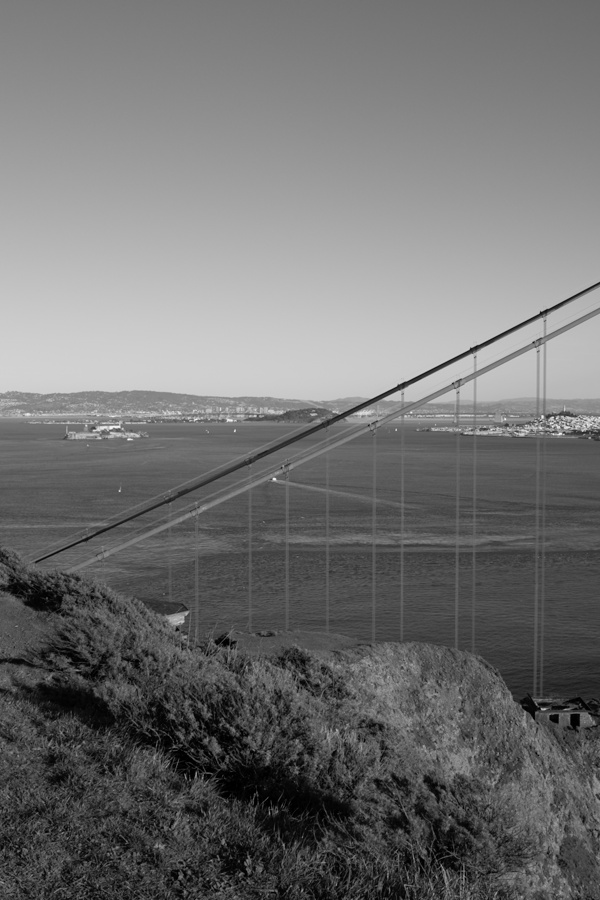
#> input picture 媒体计算/project1/data/goldengate/00.jpg, 600 x 900 px; its folder holds 4 pictures in this run
$ python align.py
#> lines starting #> are read from the running program, lines starting #| are printed output that depends on the picture
import argparse
from pathlib import Path
from typing import Tuple, List

import cv2
import numpy as np


def get_features(image: np.ndarray,
                 method: str
                 ) -> Tuple[List[cv2.KeyPoint], np.ndarray]:
    if method == 'sift':
        descriptor = cv2.SIFT_create()
    elif method == 'surf':
        descriptor = cv2.xfeatures2d.SURF_create()
    elif method == 'brisk':
        descriptor = cv2.BRISK_create()
    elif method == 'orb':
        descriptor = cv2.ORB_create()
    else:
        raise ValueError(f'Unsupported feature extractor {method}')

    # Get key points and feature descriptors
    key_points, features = descriptor.detectAndCompute(image, mask=None)
    return key_points, features


def get_matcher(method: str, cross_check: bool) -> cv2.BFMatcher:
    if method == 'sift' or method == 'surf':
        matcher = cv2.BFMatcher(cv2.NORM_L2, crossCheck=cross_check)
    elif method == 'orb' or method == 'brisk':
        matcher = cv2.BFMatcher(cv2.NORM_HAMMING, crossCheck=cross_check)
    else:
        raise ValueError(f'Invalid method {method}')

    return matcher


def get_bf_matches(src_feat: np.ndarray,
                   dst_feat: np.ndarray,
                   method: str
                   ) -> List[cv2.DMatch]:
    matcher = get_matcher(method, cross_check=True)

    # Match descriptors
    best_matches = matcher.match(src_feat, dst_feat)

    # Sort the matches in order of distance
    raw_matches = sorted(best_matches, key=lambda x: x.distance)
    print('Raw matches (Brute force):', len(raw_matches))
    return raw_matches


def get_knn_matches(src_feat: np.ndarray,
                    dst_feat: np.ndarray,
                    ratio: float,
                    method: str
                    ) -> List[cv2.DMatch]:
    matcher = get_matcher(method, cross_check=False)
    # compute the raw matches and initialize the list of actual matches
    raw_matches = matcher.knnMatch(src_feat, dst_feat, k=2)
    print('Raw matches (knn):', len(raw_matches))
    matches = []

    # loop over the raw matches
    for m, n in raw_matches:
        # ensure the distance is within a certain ratio of each other
        # (i.e. Lowe's ratio test)
        if m.distance < n.distance * ratio:
            matches.append(m)
    return matches


def get_homography(src: np.ndarray,
                   dst: np.ndarray,
                   feature_extractor: str,
                   feature_matcher: str
                   ) -> np.ndarray:
    # Find the homography matrix to warp src image to dst viewpoint
    src_pts, src_feat = get_features(src, feature_extractor)
    dst_pts, dst_feat = get_features(dst, feature_extractor)

    cv2.imwrite('pts.jpg', np.hstack((
        cv2.drawKeypoints(src, src_pts, None, color=(0, 255, 0)),
        cv2.drawKeypoints(dst, dst_pts, None, color=(0, 255, 0)),
    )))

    if feature_matcher == 'bf':
        matches = get_bf_matches(src_feat, dst_feat, feature_extractor)
    elif feature_matcher == 'knn':
        matches = get_knn_matches(src_feat, dst_feat, 0.75, feature_extractor)
    else:
        raise ValueError(f'Unsupported feature matcher {feature_matcher}')

    cv2.imwrite('matches.jpg', cv2.drawMatches(
        src, src_pts, dst, dst_pts, matches[:100], None,
        flags=cv2.DrawMatchesFlags_NOT_DRAW_SINGLE_POINTS))

    src_pts = np.float32([src_pts[m.queryIdx].pt for m in matches])
    dst_pts = np.float32([dst_pts[m.trainIdx].pt for m in matches])

    H, status = cv2.findHomography(src_pts, dst_pts, cv2.RANSAC,
                                   ransacReprojThreshold=4)
    if H is None:
        raise RuntimeError('Failed to find homography matrix')
    return H


def main():
    parser = argparse.ArgumentParser()
    parser.add_argument('--feature', type=str, default='sift',
                        choices=['sift', 'surf', 'brisk', 'orb'])
    parser.add_argument('--matcher', type=str, default='bf',
                        choices=['bf', 'knn'])
    args = parser.parse_args()

    # [10 lines of commented-out code are left out]
    in_dir = '../data/goldengate'
    out_dir = '../output/golden_align'
    scale = 0.5
    align_w = 1100
    align_h = 450
    warp_to = 3
    pad_left = 500

    out_dir = Path(out_dir)
    out_dir.mkdir(parents=True, exist_ok=True)

    # Read images
    imgs = []
    masks = []
    in_paths = sorted(Path(in_dir).glob('*.jpg'))
    for path in in_paths:
        img = cv2.imread(str(path))
#> img is the input picture: shape (900, 600, 3); min 0, max 249, mean 113.3
        assert img is not None
        img = cv2.resize(img, None, fx=scale, fy=scale)
#> img: shape (450, 300, 3)
        mask = np.full(img.shape[:2], 255, dtype=np.uint8)
        img = np.pad(img, ((0, 0), (pad_left, 0), (0, 0)))
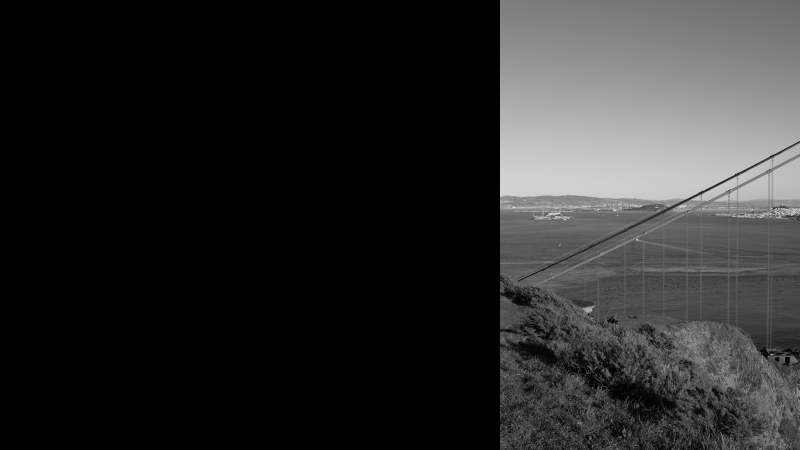
#> img: shape (450, 800, 3); min 0, max 238, mean 42.5
        mask = np.pad(mask, ((0, 0), (pad_left, 0)))
        imgs.append(img)
        masks.append(mask)
#> pass 2 of the loop in main, `for path in in_paths:`:
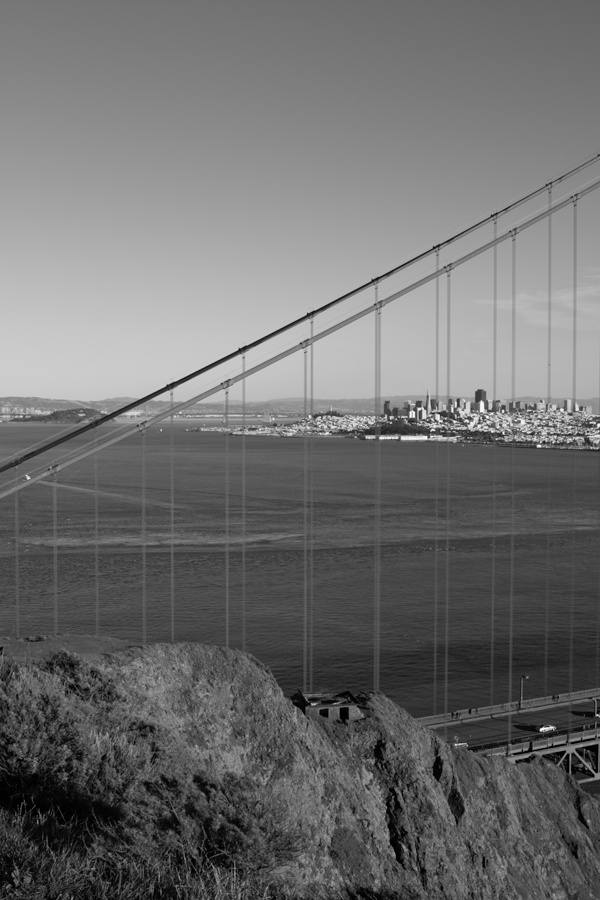
#> input picture 媒体计算/project1/data/goldengate/01.jpg, 600 x 900 px
#> in main, img is the input picture: shape (900, 600, 3); min 0, max 255, mean 110.4
#> in main, `img = np.pad(img, ((0, 0), (pad_left, 0), (0, 0)))`:
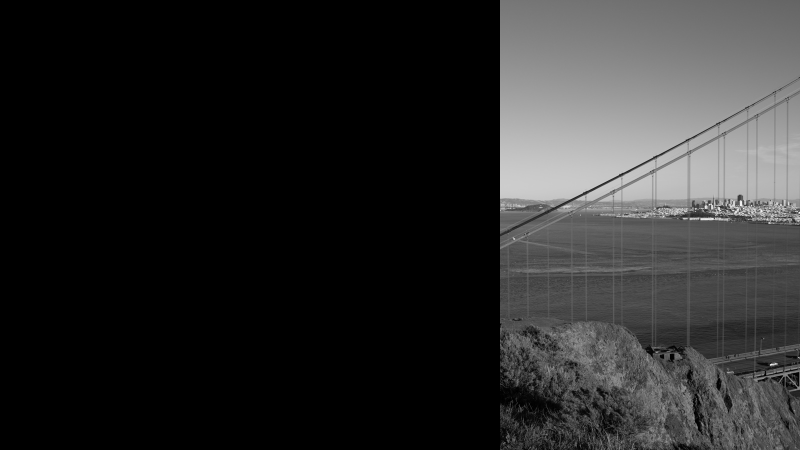
#> img: shape (450, 800, 3); min 0, max 243, mean 41.5
#> pass 3 of the loop in main, `for path in in_paths:`:
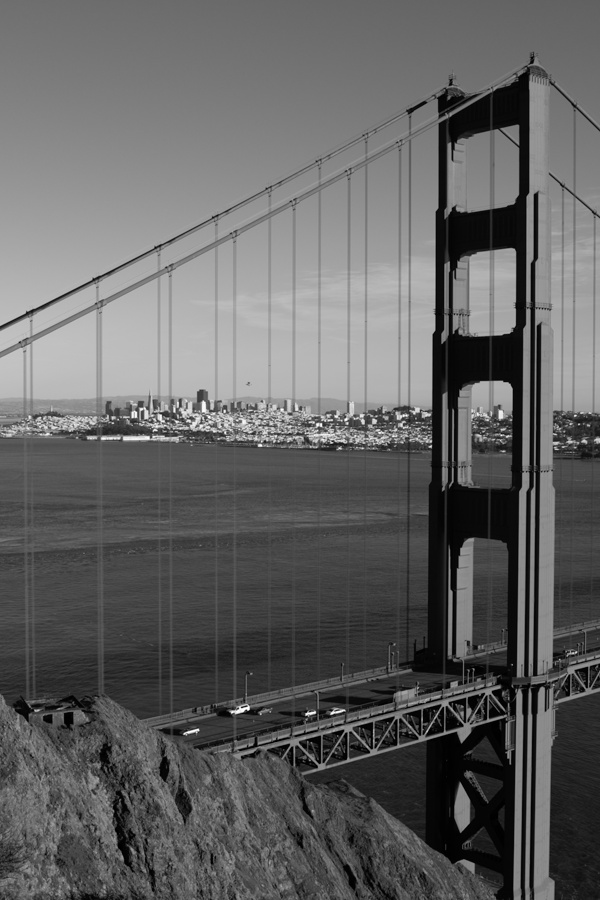
#> input picture 媒体计算/project1/data/goldengate/02.jpg, 600 x 900 px
#> in main, img is the input picture: shape (900, 600, 3); min 0, max 255, mean 98.5
#> in main, `img = cv2.resize(img, None, fx=scale, fy=scale)`:
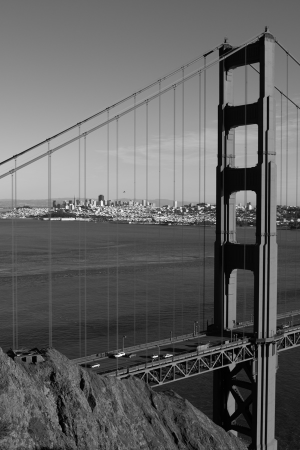
#> img: shape (450, 300, 3); min 0, max 246, mean 98.6
#> in main, `img = np.pad(img, ((0, 0), (pad_left, 0), (0, 0)))`:
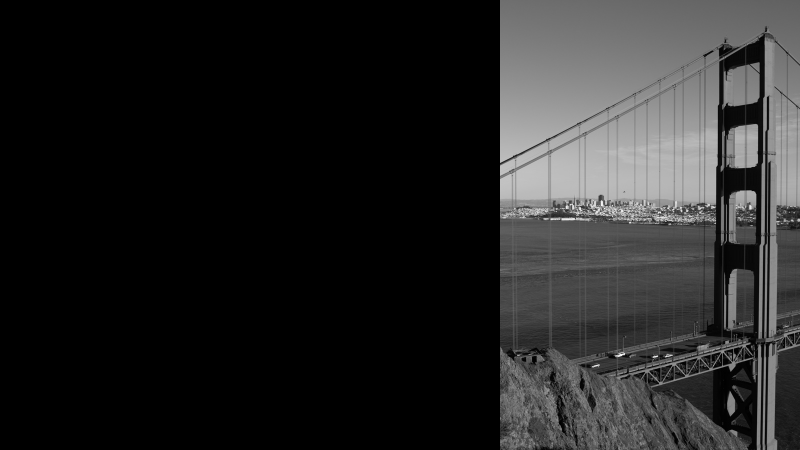
#> img: shape (450, 800, 3); min 0, max 246, mean 37
#> the loop made 4 passes; the first 3 are shown

    # Compute homography for each image
    Hs = [np.eye(3, dtype=np.float32)]
#> Hs = [[[1, 0, 0], [0, 1, 0], [0, 0, 1]]]
    for i in range(len(imgs) - 1):
        dst = imgs[i]
        src = imgs[i + 1]
        prev_H = Hs[-1]
        H = get_homography(src, dst, args.feature, args.matcher)
        Hs.append(prev_H @ H)
        print(H)
#> this loop made 3 passes
#> pass 1, in get_homography, `cv2.imwrite('pts.jpg', np.hstack(( cv2.drawKeypoints(src, src_pts, Non..`:
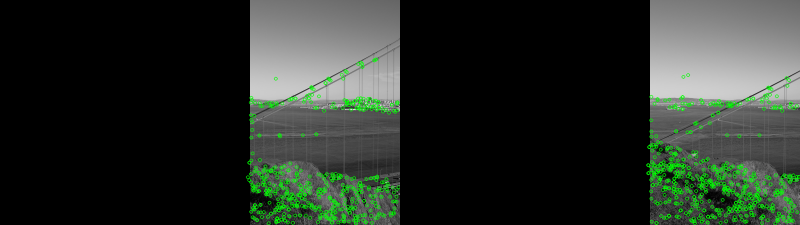
#> saved as pts.jpg: shape (450, 1600, 3) (shown at 1/2 size); mean B, G, R 39.7, 47.1, 39.7
#> pass 1, in get_homography, `cv2.imwrite('matches.jpg', cv2.drawMatches( src, src_pts, dst, dst_pts..`:
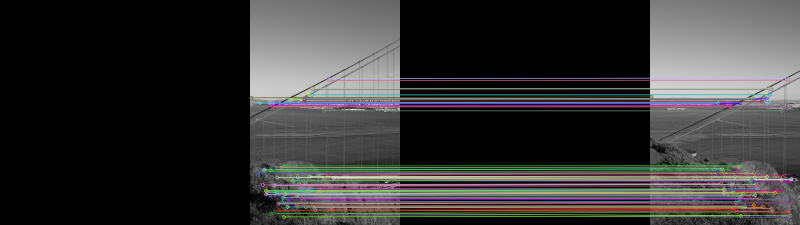
#> saved as matches.jpg: shape (450, 1600, 3) (shown at 1/2 size); mean B, G, R 52.6, 53.1, 54.1
#> after the loop:
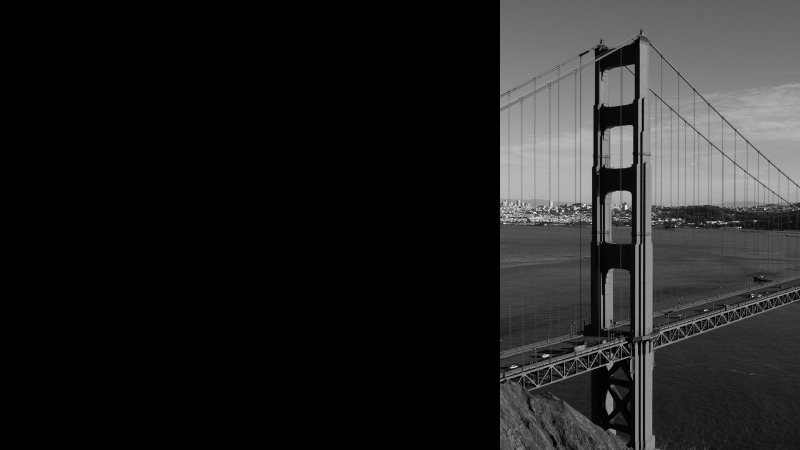
#> src: shape (450, 800, 3); min 0, max 241, mean 33.8

    to_H_inv = np.linalg.inv(Hs[warp_to])
    Hs = [H @ to_H_inv for H in Hs]

    # Warp and save
    for src, src_mask, H, src_in in zip(imgs, masks, Hs, in_paths):
        src_mask_align = cv2.warpPerspective(src_mask, H, (align_w, align_h))
        src_align = cv2.warpPerspective(src, H, (align_w, align_h))

        assert cv2.imwrite(str(out_dir / f'{src_in.stem}.jpg'), src_align)
        assert cv2.imwrite(str(out_dir / f'{src_in.stem}.png'), src_mask_align)
#> this loop made 4 passes
#> pass 1, in main, `src_mask_align = cv2.warpPerspective(src_mask, H, (align_w, align_h))`:
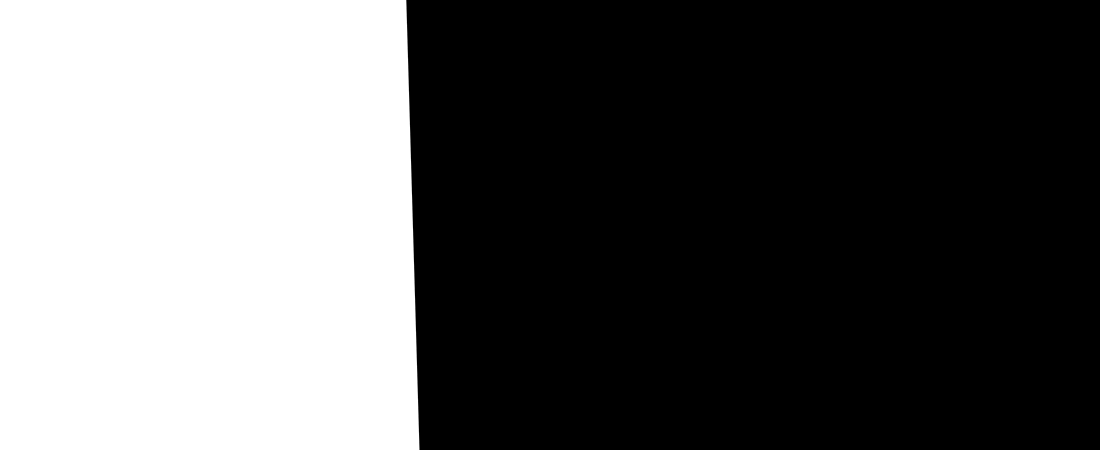
#> src_mask_align: shape (450, 1100); min 0, max 255, mean 95.7
#> pass 1, in main, `src_align = cv2.warpPerspective(src, H, (align_w, align_h))`:
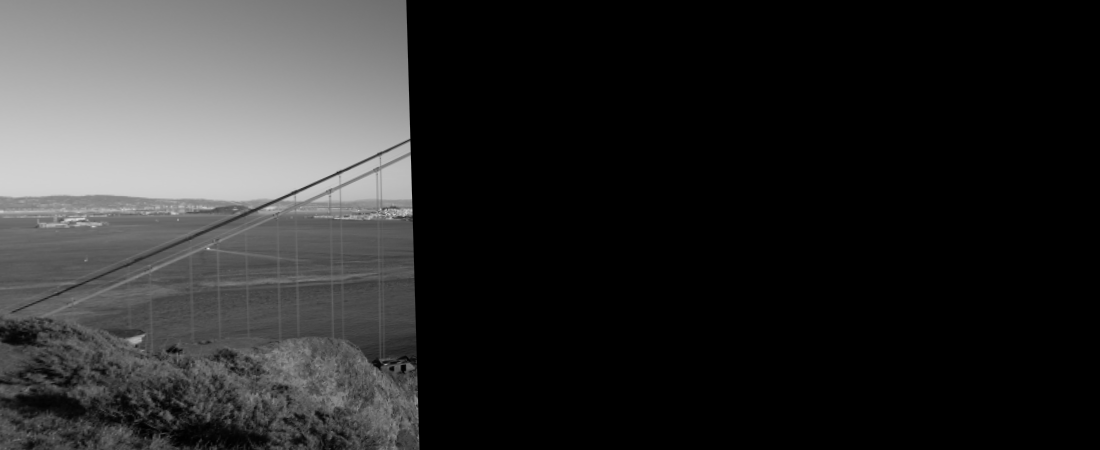
#> src_align: shape (450, 1100, 3); min 0, max 219, mean 44.6
#> pass 2, in main, `src_align = cv2.warpPerspective(src, H, (align_w, align_h))`:
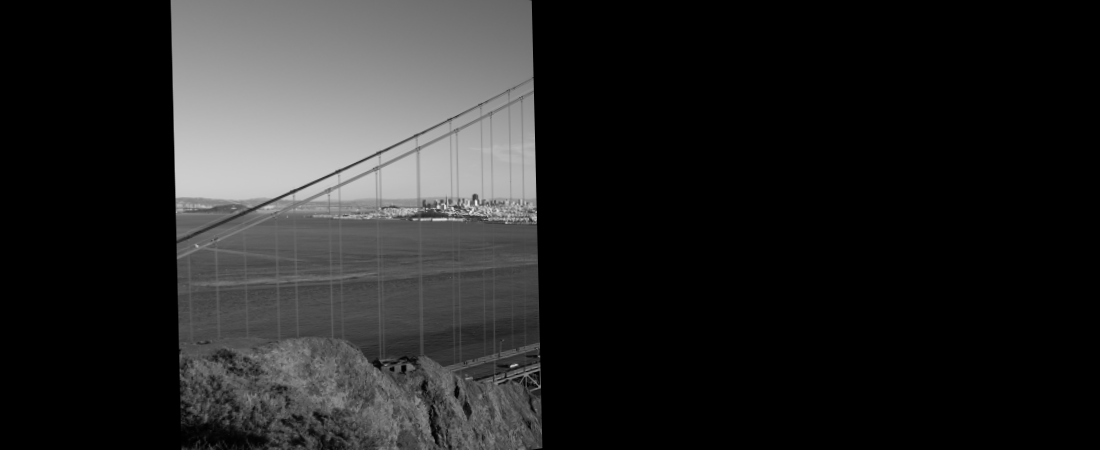
#> src_align: shape (450, 1100, 3); min 0, max 241, mean 37.4


if __name__ == '__main__':
    main()
